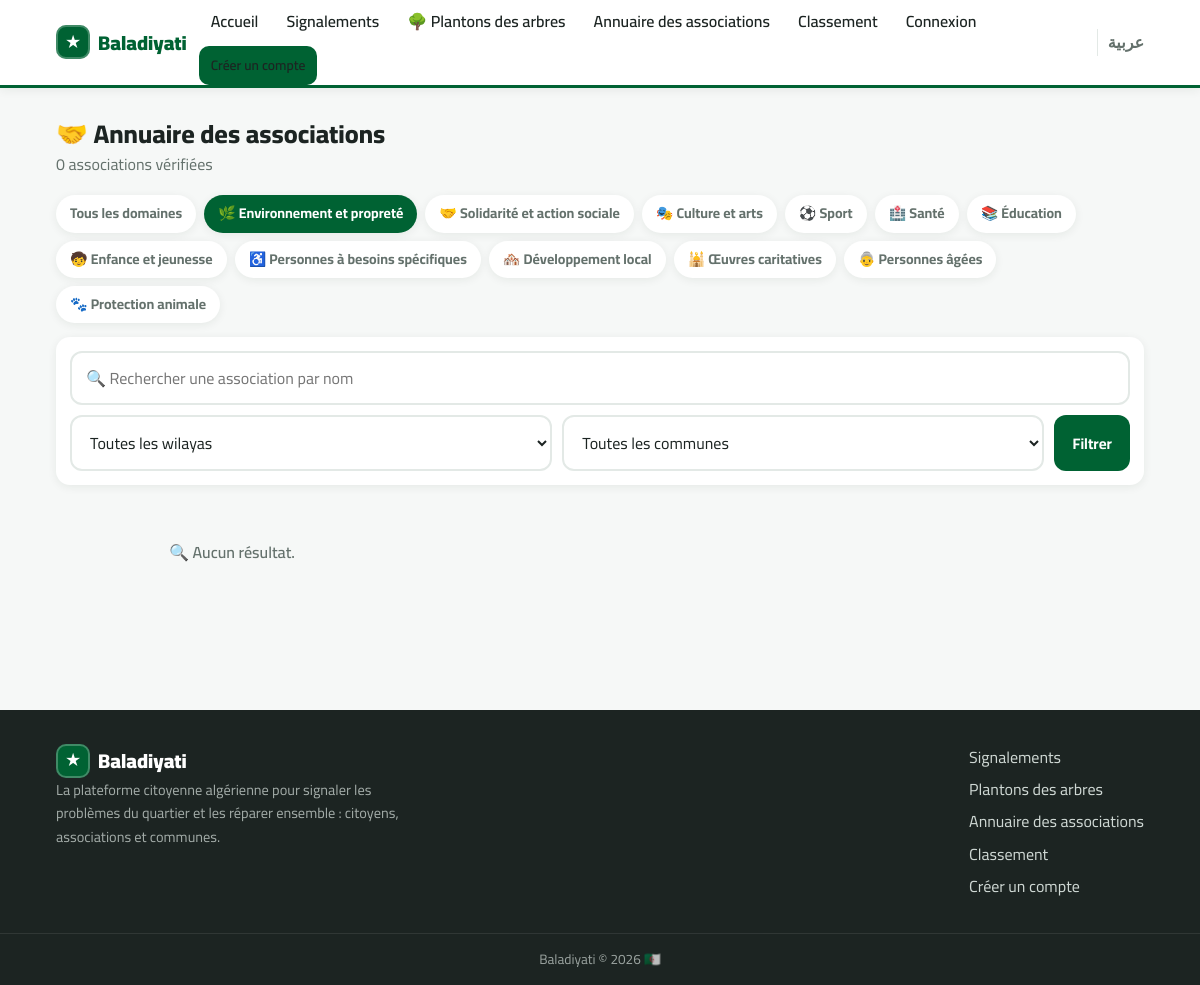
The app's page /associations.php?category=1&lang=fr with its own data.
### tables this page shows
CREATE TABLE assoc_categories (
  id INT AUTO_INCREMENT PRIMARY KEY,
  icon VARCHAR(16) NOT NULL DEFAULT '🏷️',
  name_ar VARCHAR(80) NOT NULL,
  name_fr VARCHAR(80) NOT NULL,
  is_active TINYINT(1) NOT NULL DEFAULT 1,
  sort INT NOT NULL DEFAULT 0
);

### includes/functions.php (called while the page is built, shortened)
<?php
require_once __DIR__ . '/db.php';
function e(?string $s): string
{
    return htmlspecialchars((string) $s, ENT_QUOTES, 'UTF-8');
}
function url(string $path = ''): string
{
    return WEB_BASE . '/' . ltrim($path, '/');
}
function lang(): string
{
    return (isset($_SESSION['lang']) && $_SESSION['lang'] === 'fr') ? 'fr' : 'ar';
}
function t(string $key, ...$args): string
{
    static $strings = null;
    if ($strings === null) {
        $strings = require BASE_PATH . '/includes/lang/' . lang() . '.php';
    }
    $s = $strings[$key] ?? $key;
    return $args ? vsprintf($s, $args) : $s;
}
function lc(array $row, string $col): string
{
    return (string) ($row[$col . '_' . lang()] ?? $row[$col . '_ar'] ?? '');
}

### includes/db.php (called while the page is built, shortened)
<?php
function db(): PDO
{
    static $pdo = null;
    if ($pdo === null) {
        try {
            $pdo = new PDO(
                'mysql:host=' . DB_HOST . ';dbname=' . DB_NAME . ';charset=utf8mb4',
                DB_USER,
                DB_PASS,
                [
                    PDO::ATTR_ERRMODE            => PDO::ERRMODE_EXCEPTION,
                    PDO::ATTR_DEFAULT_FETCH_MODE => PDO::FETCH_ASSOC,
                    PDO::ATTR_EMULATE_PREPARES   => false,
                ]
            );
        } catch (PDOException $e) {
            http_response_code(500);
            die('Database connection failed. Check includes/config.php — تعذّر الاتصال بقاعدة البيانات، تحقق من ملف الإعدادات.');
        }
    }
    return $pdo;
}

### includes/associations.php (called while the page is built, shortened)
<?php
require_once __DIR__ . '/db.php';
require_once __DIR__ . '/functions.php';
function assoc_tables(): void
{
    $n = (int) db()->query('SELECT COUNT(*) c FROM assoc_categories')->fetch()['c'];
}
function assoc_all_categories(bool $activeOnly = true): array
{
    try {
        assoc_tables();
    } catch (Throwable $e) {
        return [];
    }
    $sql = 'SELECT * FROM assoc_categories';
    if ($activeOnly) {
        $sql .= ' WHERE is_active = 1';
    }
    return db()->query($sql . ' ORDER BY sort, id')->fetchAll();
}

### associations.php (the view, shortened to what this page needs)
<?php
require_once __DIR__ . '/includes/associations.php';
$fCat = (int) ($_GET['category'] ?? 0);
$q = trim($_GET['q'] ?? '');
$where = ["u.role = 'association'", 'u.is_verified = 1', 'u.is_blocked = 0'];
$bind = [];
if ($fCat) {
    $where[] = 'EXISTS (SELECT 1 FROM user_assoc_categories uac WHERE uac.user_id = u.id AND uac.category_id = ?)';
    $bind[] = $fCat;
}
$page = max(1, (int) ($_GET['p'] ?? 1));
$per = 12;
$base = "FROM users u
    JOIN communes cm ON cm.id = u.commune_id
    JOIN wilayas w ON w.id = u.wilaya_id
    LEFT JOIN assoc_profiles ap ON ap.user_id = u.id
    WHERE " . implode(' AND ', $where);
$cs = db()->prepare("SELECT COUNT(*) c $base");
$cs->execute($bind);
$total = (int) $cs->fetch()['c'];
$st = db()->prepare("SELECT u.id, u.name, u.about, u.points,
        cm.name_ar AS commune_ar, cm.name_fr AS commune_fr,
        w.name_ar AS wilaya_ar, w.name_fr AS wilaya_fr,
        ap.logo
    $base
    ORDER BY u.points DESC, u.name ASC
    LIMIT $per OFFSET " . ($page - 1) * $per);
$st->execute($bind);
$rows = $st->fetchAll();
$cats = assoc_all_categories();
require __DIR__ . '/includes/layout/header.php';
?>
<div class="container page">
  <div class="page-head">
    <div>
      <h1>🤝 <?= e(t('dir_title')) ?></h1>
      <p class="muted"><?= e(t('dir_count', $total)) ?></p>
    </div>
  </div>
  <?php if ($cats): ?>
  <div class="cat-chips">
    <a class="cat-chip <?= $fCat === 0 ? 'on' : '' ?>" href="<?= e(url('associations.php')) ?>"><?= e(t('dir_all_cats')) ?></a>
    <?php foreach ($cats as $c): ?>
    <a class="cat-chip <?= $fCat === (int) $c['id'] ? 'on' : '' ?>" href="?category=<?= (int) $c['id'] ?>"><?= e($c['icon']) ?> <?= e(lc($c, 'name')) ?></a>
    <?php endforeach; ?>
  </div>
  <?php endif; ?>
  <form class="filters card" method="get">
    <input name="q" value="<?= e($q) ?>" placeholder="🔍 <?= e(t('dir_search')) ?>">
    <select name="wilaya" id="wilayaSel" data-communes-url="<?= e(url('api/communes.php')) ?>" onchange="this.form.commune.value='';">
      <option value=""><?= e(t('all_wilayas')) ?></option>
    </select>
    <select name="commune" id="communeSel">
      <option value=""><?= e(t('all_communes')) ?></option>
    </select>
    <button class="btn btn-primary"><?= e(t('filter')) ?></button>
  </form>
  <div class="grid-3">
    <?php if (!$rows): ?><p class="empty">🔍 <?= e(t('no_results')) ?></p><?php endif; ?>
  </div>
</div>
<?php require __DIR__ . '/includes/layout/footer.php'; ?>

### assets/css/style.css (style rules this page uses)
:root { --green: #006233; --green-dark: #004d28; --green-bright: #0b7a44; --green-light: #e6f4ec; --red: #d21034; --red-dark: #a30d28; --gold: #c8a951; --ink: #1c2422; --muted: #64716c; --bg: #f6f8f7; --card: #ffffff; --line: #e3e9e6; --radius: 14px; --shadow: 0 2px 10px rgba(0, 40, 20, 0.07); }
* { margin: 0; padding: 0; box-sizing: border-box; }
html { scroll-behavior: smooth; }
body { font-family: 'Cairo', system-ui, -apple-system, sans-serif; background: var(--bg); color: var(--ink); line-height: 1.65; font-size: 16px; }
a { color: var(--green); text-decoration: none; }
h1, h2, h3 { line-height: 1.3; font-weight: 800; }
.container { max-width: 1120px; margin-inline: auto; padding-inline: 16px; }
.muted { color: var(--muted); }
.btn { display: inline-flex; align-items: center; justify-content: center; gap: 8px; background: var(--green-light); color: var(--green); border: none; border-radius: 12px; cursor: pointer; padding: 10px 18px; font-family: inherit; font-size: 0.95rem; font-weight: 700; transition: transform 0.1s, box-shadow 0.15s, background 0.15s; }
.btn-primary { background: var(--green); color: #fff; }
.card { background: var(--card); border-radius: var(--radius); box-shadow: var(--shadow); overflow: hidden; }
.grid-3 { display: grid; grid-template-columns: repeat(auto-fill, minmax(270px, 1fr)); gap: 16px; margin-block: 18px; }
.page { padding-block: 30px 50px; }
.page-head { display: flex; align-items: flex-start; justify-content: space-between; gap: 16px; flex-wrap: wrap; margin-bottom: 18px; }
.page-head h1 { font-size: 1.6rem; }
.empty { text-align: center; color: var(--muted); padding: 36px 10px; font-weight: 600; }
.filters { display: flex; gap: 10px; flex-wrap: wrap; padding: 14px; margin-block: 14px; }
.filters select { flex: 1; min-width: 150px; }
input, select, textarea { font-family: inherit; font-size: 1rem; border: 2px solid var(--line); border-radius: 12px; padding: 10px 14px; background: #fff; color: var(--ink); width: 100%; }
.cat-chips { display: flex; gap: 8px; flex-wrap: wrap; margin-block: 14px; }
.cat-chip { padding: 7px 14px; border-radius: 999px; font-weight: 700; font-size: 0.88rem; background: var(--card); color: var(--muted); box-shadow: var(--shadow); white-space: nowrap; }
.cat-chip.on { background: var(--green); color: #fff; }

### records on screen
assoc_categories: icon "🌿", name_fr "Environnement et propreté"
assoc_categories: icon "🤝", name_fr "Solidarité et action sociale"
assoc_categories: icon "🎭", name_fr "Culture et arts"
assoc_categories: icon "⚽", name_fr "Sport"
assoc_categories: icon "🏥", name_fr "Santé"
assoc_categories: icon "📚", name_fr "Éducation"
assoc_categories: icon "🧒", name_fr "Enfance et jeunesse"
assoc_categories: icon "♿", name_fr "Personnes à besoins spécifiques"
assoc_categories: icon "🏘️", name_fr "Développement local"
assoc_categories: icon "🕌", name_fr "Œuvres caritatives"
assoc_categories: icon "👵", name_fr "Personnes âgées"
assoc_categories: icon "🐾", name_fr "Protection animale"

### other values on screen
app_name() "Baladiyati"
t('nav_home') "Accueil"
t('nav_complaints') "Signalements"
t('nav_trees') "Plantons des arbres"
t('nav_directory') "Annuaire des associations"
t('nav_leaderboard') "Classement"
t('nav_login') "Connexion"
t('nav_register') "Créer un compte"
t('dir_title') "Annuaire des associations"
t('dir_count', $total) "0 associations vérifiées"
t('dir_all_cats') "Tous les domaines"
t('filter') "Filtrer"
t('no_results') "Aucun résultat."
site_text('site_tagline', 'footer_tagline') "La plateforme citoyenne algérienne pour signaler les problèmes du quartier et les réparer ensemble : citoyens, associations et communes."
form field wilaya "Toutes les wilayas"
